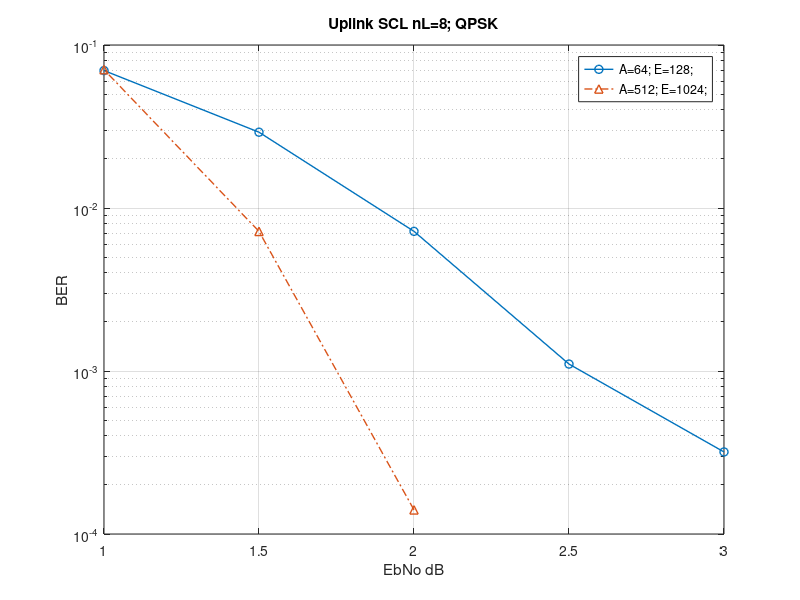

Recreate this plot in MATLAB.
clc; clear; close all;
EbNodB = 3:-0.5:1;
BER1 = [   3.1868626e-04   1.1029044e-03   7.1891872e-03   2.9178539e-02   6.9711058e-02 ];
BER2 = [   0.0000000e+00   0.0000000e+00   1.4059688e-04   7.1841101e-03   7.0583454e-02 ];





figure(1);
h=semilogy(EbNodB,BER1,'-o',EbNodB,BER2,'-.^'); hold on; grid on; xlabel('EbNo dB');ylabel('BER'); title('Uplink SCL nL=8; QPSK');
axis([min(EbNodB) max(EbNodB) 1e-4 1e-1]); legend('A=64; E=128;','A=512; E=1024;'); 
set(h,'linewidth',1);

